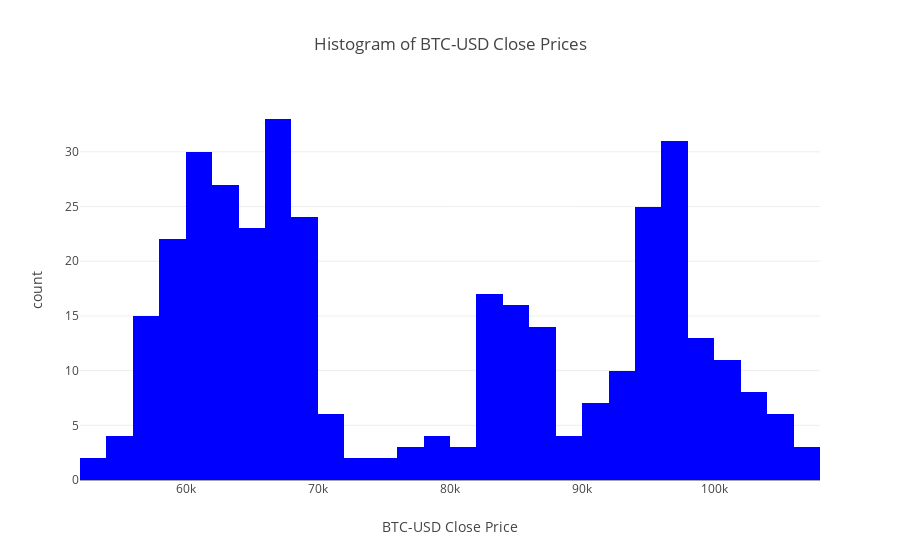

The cell this chart's notebook holds for it:
### Code cell
# Create a function to filter crypto list and create close price histogram for selected coin
fig = px.histogram(
    df,
    x='Close_BTC-USD',
    nbins=50,  # You can adjust the number of bins
    title='Histogram of BTC-USD Close Prices',
    labels={'Close_BTC-USD': 'BTC-USD Close Price'},
    color_discrete_sequence=['blue'],  # Set bin color
)

fig.show()

### Figure 1 — Plotly figure (JSON) as saved in the notebook; plotly's stock layout.template omitted (floating-point values rounded to 4 significant figures; data arrays with more than 128 entries replaced by an {"elided": "..."} marker saying what was removed)
{"data": [{"bingroup": "x", "hovertemplate": "BTC-USD Close Price=%{x}<br>count=%{y}<extra></extra>", "legendgroup": "", "marker": {"color": "blue", "pattern": {"shape": ""}}, "name": "", "nbinsx": 50, "orientation": "v", "showlegend": false, "type": "histogram", "x": {"elided": "365 float values"}, "xaxis": "x", "yaxis": "y"}], "layout": {"barmode": "relative", "legend": {"tracegroupgap": 0}, "title": {"text": "Histogram of BTC-USD Close Prices"}, "xaxis": {"anchor": "y", "domain": [0, 1], "title": {"text": "BTC-USD Close Price"}}, "yaxis": {"anchor": "x", "domain": [0, 1], "title": {"text": "count"}}}}
